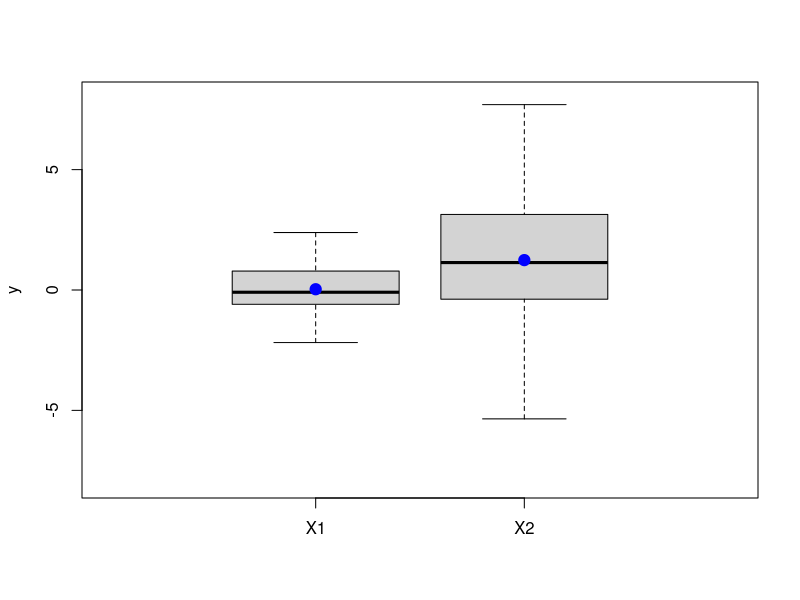
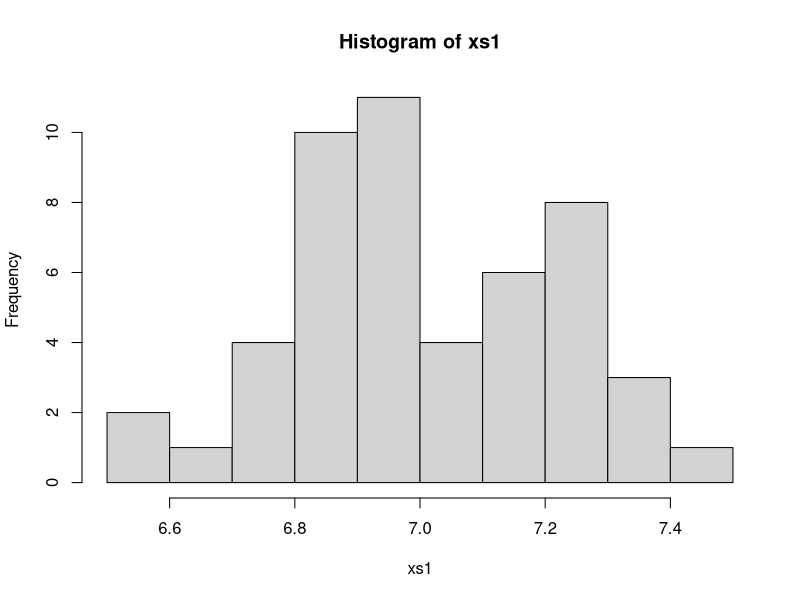
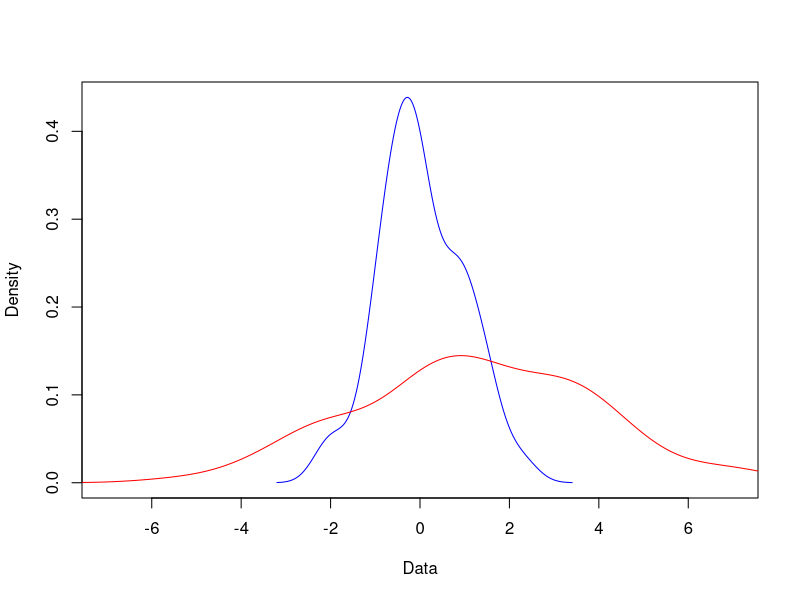

The R source for these figures, in order:
## ---- chunk 1
knitr::opts_chunk$set(echo = TRUE)
## ---- chunk 2
set.seed(5)
x1 = rnorm(100, mean = 0, sd = 1) # Data pertama
x2 = rnorm(100, mean = 1.2, sd = 2.5) # Data kedua
boxplot(x1,x2,ylab="y",names=c("X1", "X2"),xlim=c(0, 3), ylim = c(-8,8)) # Membuat boxplot
points(c(1,2),c(mean(x1),mean(x2)),col="blue",cex=1.5,pch=19) # Menambahkan mean 
## ---- chunk 3
set.seed(5)
xs1 <- rnorm(50, mean=7,sd = 0.2)
hist(xs1)
## ---- chunk 4
set.seed(5)
xs1 <- rnorm(50, mean=7,sd = 0.2)
tresult <- t.test(xs1, mu = 7, alternative="two.sided")
## ---- chunk 5
tresult
## ---- chunk 6
tresult$statistic
tresult$p.value
## ---- chunk 7
tresult_greater <- t.test(xs1,mu=6.8,alternative = "greater")
tresult_greater
## ---- chunk 8
tresult_less <- t.test(xs1,mu=7.2,alternative = "less")
tresult_less
## ---- chunk 9
set.seed(5)
x1 = rnorm(100, mean = 0, sd = 1) # First data
x2 = rnorm(100, mean = 1.2, sd = 2.5) # Second data
dens1 <- density(x1)
xd1 <- dens1$x
yd1 <- dens1$y
plot(xd1,yd1,col="blue",xlim=c(-7,7),type = "l",xlab="Data",ylab="Density") # 
lines(density(x2),col="red") 

## ---- chunk 10
set.seed(5)
x1 = rnorm(100, mean = 0, sd = 1) # Data pertama
x2 = rnorm(100, mean = 1.2, sd = 2.5) # Data kedua

t2result <- t.test(x1,x2,conf.level=0.95)
## ---- chunk 11
num <- c(1:8)
cat_1 <- c(91.50, 94.18, 92.18, 95.39, 91.79, 89.07, 94.72, 89.21)
cat_2 <- c(89.19, 90.95, 90.46, 93.21, 97.19, 97.04, 91.07, 92.75)
cataldata <- data.frame(num,cat_1,cat_2)
knitr::kable(cataldata)
## ---- chunk 12
cat_1 <- c(91.50, 94.18, 92.18, 95.39, 91.79, 89.07, 94.72, 89.21) # Katalis 1
cat_2 <- c(89.19, 90.95, 90.46, 93.21, 97.19, 97.04, 91.07, 92.75) # katalis 2

t2resultc <- t.test(cat_1,cat_2,mu=0,var.equal=TRUE)
## ---- chunk 13
t2resultc
